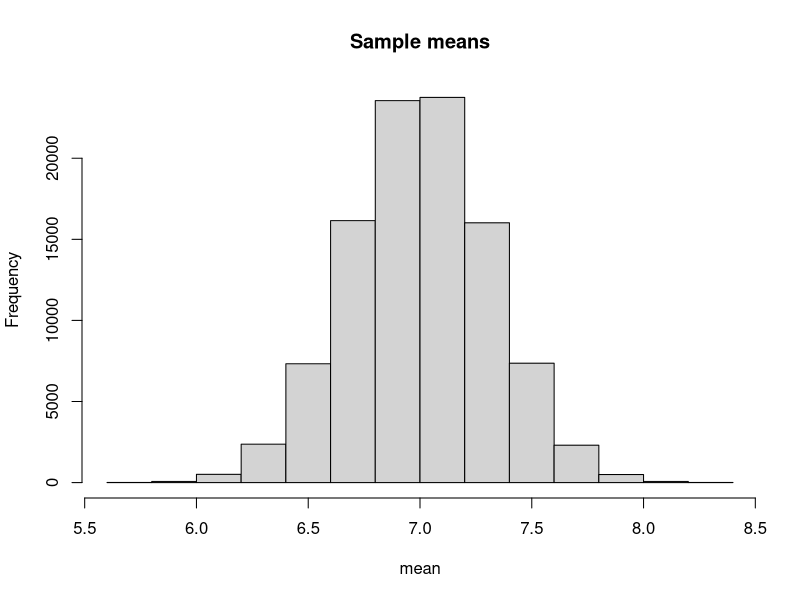
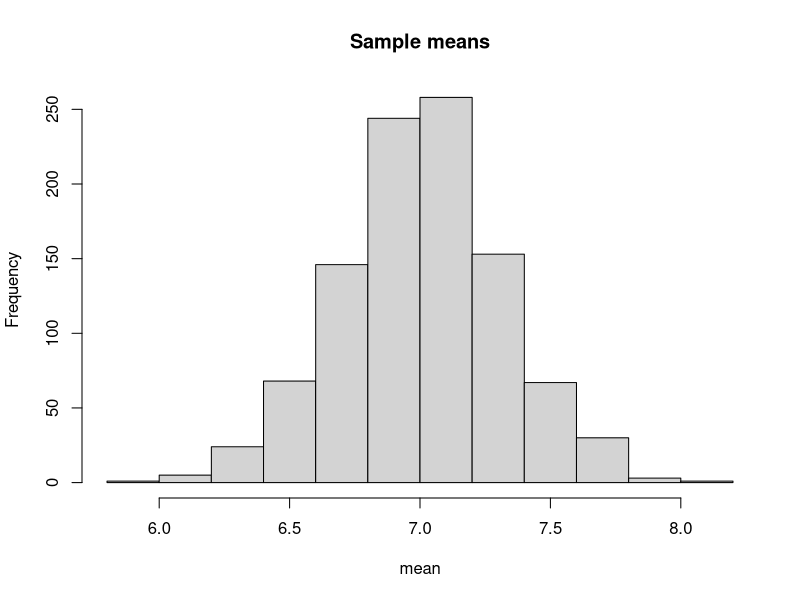

Write R code to recreate these figures, in order.
## ---- chunk 1
mean(rnorm(10))
mean(rnorm(10))
mean(rnorm(10))
## ---- chunk 2
xbar <- replicate(5, mean(rnorm(10, mean = 7)))
xbar
## ---- chunk 3
hist(replicate(1e5, mean(rnorm(10, mean = 7))), main="Sample means", xlab = "mean")
## ---- chunk 4
hist(replicate(1000, mean(rnorm(10, mean = 7))), main="Sample means", xlab = "mean")
## ---- chunk 5
qnorm(c(0.025, 0.975), 0.9646667, 0.03888898)
